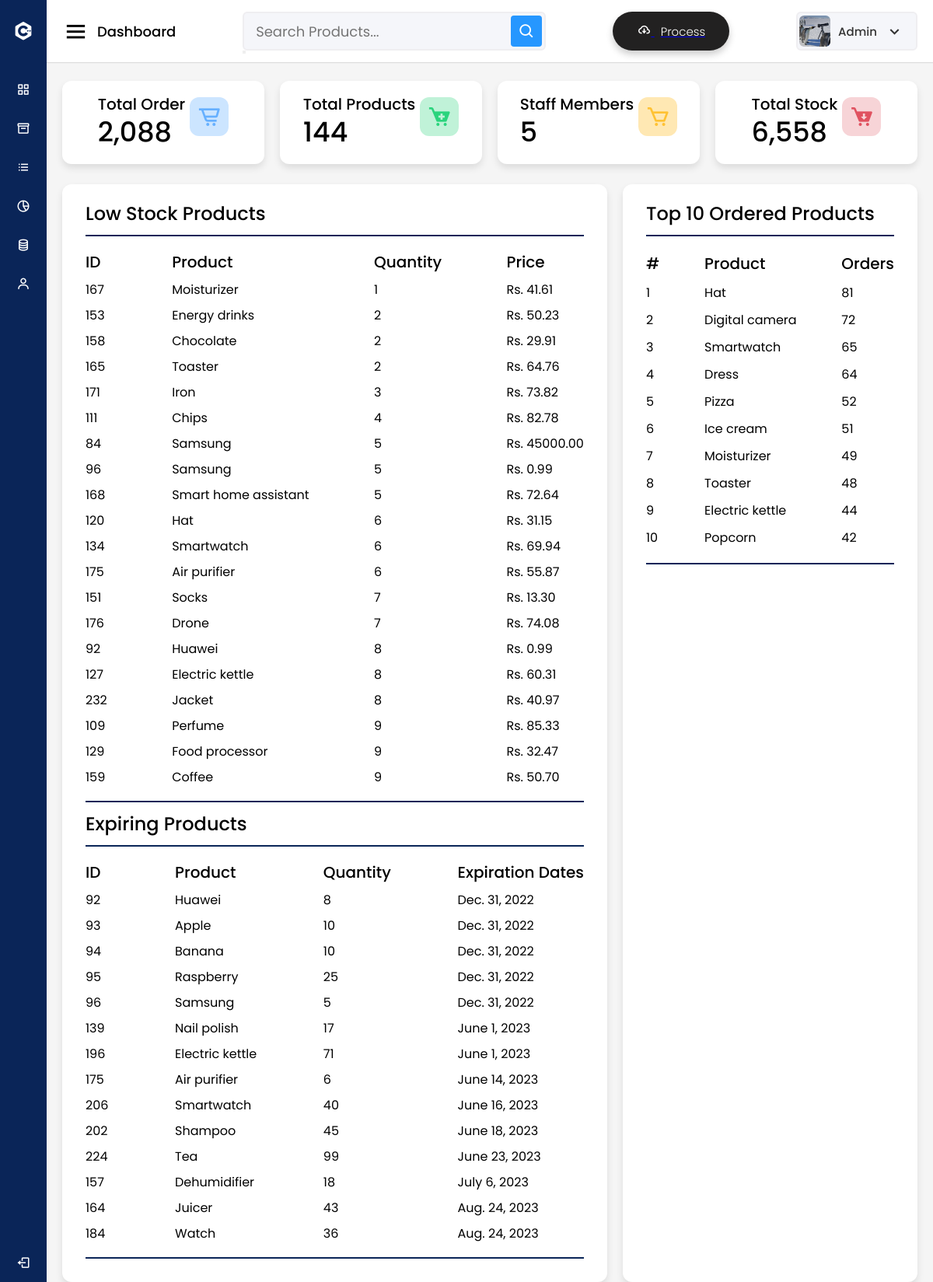
The app's page /dashboard/ (signed in), older data.
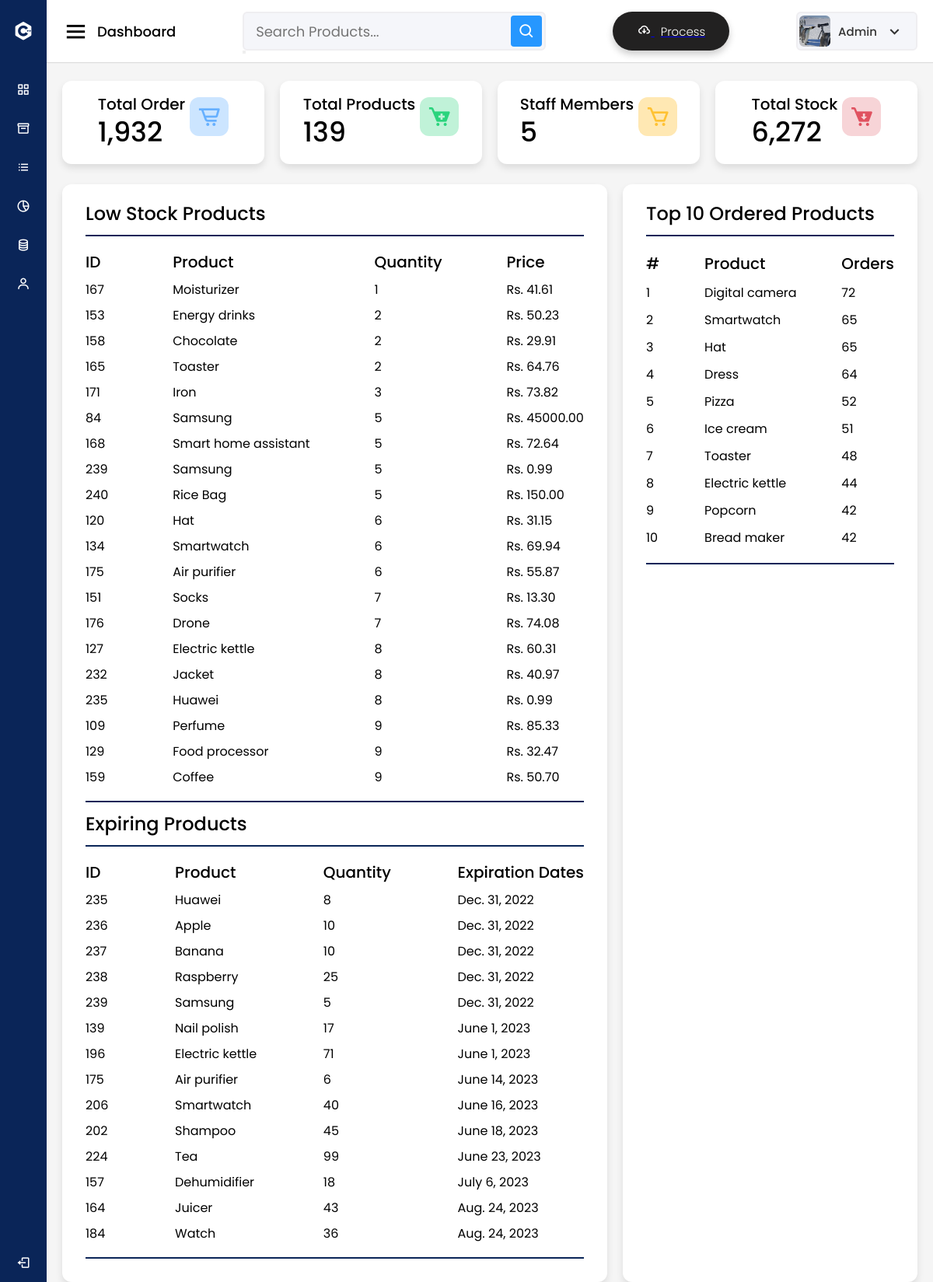
The same page, newer data.
### user/models.py (models this page shows, shortened)
class profile(models.Model):
    staff = models.OneToOneField(User, on_delete=models.CASCADE, null=True)
    address = models.CharField( max_length=100)
    phone = models.CharField( max_length=50, null= True)
    image = models.ImageField(default= 'avatar.jfif', upload_to= 'Profile_Images')

### dashboard/models.py (models this page shows)
class Product(models.Model):
    name = models.CharField(max_length=100, null=True)
    category = models.CharField(max_length=50, choices=CATEGORY, null=True)
    quantity = models.PositiveIntegerField(null=True)
    product_id = models.CharField(max_length=50, null=True)
    manufacturing_date = models.DateField(null=True)
    expiration_date = models.DateField(null=True)
    manufacturer_name = models.CharField(max_length=100, null=True)
    product_price = models.DecimalField(max_digits=10, decimal_places=2, null=True)
    is_available = models.BooleanField(default=True)
    def __str__(self):
        return f'{self.name}'

### dashboard/views.py (the view)
# urls.py: path('dashboard/', views.index, name = 'dashboard-home'),
@login_required
def index(request):
    orders = Order.objects.all()
    products = Product.objects.all()
    order_count = orders.count()
    product_count = products.count()
    staff_count = User.objects.all().count()
    formatted_order_count = '{:,}'.format(order_count)
    formatted_product_count = '{:,}'.format(product_count)
    formatted_staff_count = '{:,}'.format(staff_count)
    product_most_orders = orders.values('product__name').annotate(total_orders=Count('product')).order_by('-total_orders')[:10]
    product_most_orders_names = [item['product__name'] for item in product_most_orders]
    product_most_orders_data = [item['total_orders'] for item in product_most_orders]
    critical_products = Product.objects.filter(quantity__lt=10).order_by('quantity')
    expiring_products = Product.objects.filter(expiration_date__lte=date.today() + timedelta(days=90)).order_by('expiration_date')
    total_stock_quantity = 0
    for product in products:
            total_stock_quantity += product.quantity
    total_stock_quantity = '{:,}'.format(total_stock_quantity)
    product_quantity_dict = {}
    for product in products:
        if product.name in product_quantity_dict:
            product_quantity_dict[product.name.upper()] += product.quantity
        else:
            product_quantity_dict[product.name.upper()] = product.quantity
    product_names = []
    total_quantities = []
    for product_name, total_quantity in product_quantity_dict.items():
        product_names.append(product_name)
        total_quantities.append(total_quantity)
    ordered_products = {}
    for order in orders:
        category = order.product.name.upper()  # Convert to lowercase for case insensitivity
        if category in ordered_products:
            ordered_products[category] += order.quantity
        else:
            ordered_products[category] = order.quantity
    order_labels = list(ordered_products.keys())
    order_quantities = list(ordered_products.values())
    orderers = {}
    for order in orders:
        category = order.staff.username.upper()  # Convert to lowercase for case insensitivity
        if category in orderers:
            orderers[category] += 1
        else:
            orderers[category] = 1
    orderer_labels = list(orderers.keys())
    orderer_quantities = list(orderers.values())
    categories = {}
    for product in products:
        category = product.category.upper()  # Convert to lowercase for case insensitivity
        if category in categories:
            categories[category] += product.quantity
        else:
            categories[category] = product.quantity
    category_labels = list(categories.keys())
    category_quantities = list(categories.values())
    if request.method == 'POST':
        order_form = OrderForm(request.POST)
        if order_form.is_valid():
            instance = order_form.save(commit=False)
            instance.staff = request.user
            instance.save()
            return redirect('dashboard-home')
    else:
        order_form = OrderForm()
    context = {
        'orders': orders,
        'products': products,
        'order_form':order_form,
        'product_count':product_count,
        'staff_count':staff_count,
        'order_count':order_count,
        'category_labels': category_labels,
        'category_quantities': category_quantities,
        'order_labels': order_labels,
        'order_quantities': order_quantities,
        'orderer_labels': orderer_labels,
        'orderer_quantities': orderer_quantities,
        'product_names': product_names,
        'total_quantities': total_quantities,
        'product_most_orders_names':product_most_orders_names,
        'product_most_orders_data':product_most_orders_data,
        'critical_products':critical_products,
        'expiring_products':expiring_products,
        'formatted_order_count':formatted_order_count,
        'formatted_product_count':formatted_product_count,
        'formatted_staff_count':formatted_staff_count,
        'total_stock_quantity':total_stock_quantity,
    }
    return render(request, 'dashboard/index.html',context)

### dashboard/forms.py
class OrderForm(forms.ModelForm):
    class Meta:
        model = Order
        fields = ['product','quantity']

### templates/dashboard/index.html (shortened to what this page needs)
{% extends 'partials/base.html' %}
{% load static %}
{% block dashboard-title %} Dashboard {% endblock dashboard-title %}
{% block content %}
{% if user.is_authenticated and user.is_staff and user.is_superuser %}
<link rel="stylesheet" href="{% static 'style.css' %}" />
<div class="sales-boxes">
  <div class="recent-sales box">
    <div class="title">Low Stock Products</div>
    <hr>
    <div class="sales-details">
      <ul class="details">
          <li class="topic">ID</li>
          {% for product in critical_products %}
          <li>{{product.id}}</li>
        {% endfor %}
      </ul>
      <ul class="details">
        <li class="topic">Product</li>
        {% for product in critical_products %}
          <li>{{product}}</li>
        {% endfor %}
      </ul>
      <ul class="details">
        <li class="topic">Quantity</li>
        {% for product in critical_products %}
          <li>{{product.quantity}}</li>
        {% endfor %}
      </ul>
      <ul class="details">
        <li class="topic">Price</li>
        {% for product in critical_products %}
          <li>Rs. {{product.product_price}}</li>
        {% endfor %}
      </ul>
    </div>
    <hr>
    <div class="title">Expiring Products</div>
    <hr>
    <div class="sales-details">
      <ul class="details">
          <li class="topic">ID</li>
          {% for product in expiring_products %}
          <li>{{product.id}}</li>
        {% endfor %}
      </ul>
      <ul class="details">
        <li class="topic">Product</li>
        {% for product in expiring_products %}
          <li>{{product}}</li>
        {% endfor %}
      </ul>
      <ul class="details">
        <li class="topic">Quantity</li>
        {% for product in expiring_products %}
          <li>{{product.quantity}}</li>
        {% endfor %}
      </ul>
      <ul class="details">
        <li class="topic">Expiration Dates</li>
        {% for product in expiring_products %}
          <li>{{product.expiration_date}}</li>
        {% endfor %}
      </ul>
    </div>
    <hr>
  </div>
    <div class="top-sales box">
      <div class="title">Top 10 Ordered Products</div>
      <hr>
      <div class="sales-details">
        <ul class="details">
          <li class="topic">#</li>
          {% for order_name in product_most_orders_names %}
          <li>{{forloop.counter }}</li>
          {% endfor %}
        </ul>
        <ul class="details">
          <li class="topic">Product</li>
          {% for order_name in product_most_orders_names %}
            <li>{{order_name}}</li>
          {% endfor %}
        </ul>
        <ul class="details">
        <li class="topic">Orders</li>
        {% for order_data in product_most_orders_data %}
          <li>{{order_data}}</li>
        {% endfor %}
        </ul>
      </div>
      <hr>
    </div>
  </div>
{% else %}
{% include 'dashboard/staff_index.html' %}
{% endif %}
 {% endblock content  %}

### templates/partials/base.html (shortened to what this page needs)
{% load static %}
<link rel="stylesheet" href="{% static 'style.css' %}" />
<!DOCTYPE html>
<html lang="en" dir="ltr">
  <head>
    <link rel="stylesheet" href="{% static 'style.css' %}" />
    <link href='https://unpkg.com/boxicons@2.0.7/css/boxicons.min.css'
      rel='stylesheet'>
  </head>
  <body>
    {% include 'partials/sidebar.html' %}
    {% if user.is_authenticated and user.is_staff and user.is_superuser %}
  <section class="home-section">
    <nav>
      <div class="sidebar-button">
        <i class='bx bx-menu sidebarBtn'></i>
        <span class="dashboard">
          {% block dashboard-title %} {% endblock dashboard-title %}
        </span>
      </div>
      <form action="{% url 'dashboard-search-results' %}" method = "POST">
        <div class="search-box">
          <input type="text" placeholder="Search Products..." name = "searched">
          <button type = "submit"><i class='bx bx-search'></i></button>
        </div>
      </form>
      <div class="button-process">
        <div class="content">
          <a href="{% url 'dashboard-process-images'%}">
          <i class="bx bx-cloud-download"></i>
          <span class="button-process-text">Process </span></a>
        </div>
      </div>
      <div class="profile-details">
        <img  src= {{user.profile.image.url}} alt="Profile Picture">
        <span class="admin_name">{{user.username}}</span>
        <a href="{% url 'user-profile' %}"><i class='bx bx-chevron-down' > </i></a>
      </div>
    </nav>
    {% endif %}
    <div class="home-content">
    {% include 'partials/nav.html' %}
    {% block content %}{% endblock content %}
    </div>
  </section>
</body>
</html>

### templates/partials/sidebar.html
{% if user.is_authenticated and user.is_staff and user.is_superuser %}
{% load static %}
    <div class="sidebar">
      <div class="logo-details">
        <i class='bx bxl-c-plus-plus'></i>
        <span class="logo_name">StockCopter</span>
      </div>
      <ul class="nav-links">
        <li>
          <a href="{% url 'dashboard-home' %}">
            <i class='bx bx-grid-alt'></i>
            <span class="links_name">Dashboard</span>
          </a>
        </li>
        <li>
          <a href="{% url 'dashboard-product' %}">
            <i class='bx bx-box'></i>
            <span class="links_name">Product</span>
          </a>
        </li>
        <li>
          <a href="{% url 'dashboard-order' %}">
            <i class='bx bx-list-ul'></i>
            <span class="links_name">Order list</span>
          </a>
        </li>
        <li>
          <a href="{% url 'dashboard-analytics' %}">
            <i class='bx bx-pie-chart-alt-2'></i>
            <span class="links_name">Analytics</span>
          </a>
        </li>
        <li>
          <a href="{% url 'dashboard-stock' %}">
            <i class='bx bx-coin-stack'></i>
            <span class="links_name">Stock</span>
          </a>
        </li>
        <li>
          <a href="{% url 'dashboard-staff' %}">
            <i class='bx bx-user'></i>
            <span class="links_name">Team</span>
          </a>
        </li>
        <li class="log_out">
          <a href="{% url 'user-logout' %}">
            <i class='bx bx-log-out'></i>
            <span class="links_name">Log out</span>
          </a>
        </li>
      </ul>
    </div>
{% endif %}

### templates/partials/nav.html
{% load static %}
{% if user.is_authenticated and user.is_staff and user.is_superuser %}
        <div class="overview-boxes">
          <div class="box">
            <div class="right-side">
              <div class="box-topic">Total Order</div>
              <div class="number">{{formatted_order_count}}</div>
            </div>
            <i class='bx bx-cart-alt cart'></i>
          </div>
          <div class="box">
            <div class="right-side">
              <div class="box-topic">Total Products</div>
              <div class="number">{{formatted_product_count}}</div>
            </div>
            <i class='bx bxs-cart-add cart two'></i>
          </div>
          <div class="box">
            <div class="right-side">
              <div class="box-topic">Staff Members</div>
              <div class="number">{{formatted_staff_count}}</div>
            </div>
            <i class='bx bx-cart cart three'></i>
          </div>
          <div class="box">
            <div class="right-side">
              <div class="box-topic">Total Stock</div>
              <div class="number">{{total_stock_quantity}}</div>
            </div>
            <i class='bx bxs-cart-download cart four'></i>
          </div>
        </div>
{% endif %}

Row changes from the older to the newer data that the page shows:
removed Product: id "111", name "Chips", quantity "4", product_price "82.78"
removed Product: id "96", name "Samsung", quantity "5", product_price "0.99", expiration_date "Dec. 31, 2022"
removed Product: id "92", name "Huawei", quantity "8", product_price "0.99", expiration_date "Dec. 31, 2022"
removed Product: id "93", name "Apple", quantity "10", expiration_date "Dec. 31, 2022"
removed Product: id "94", name "Banana", quantity "10", expiration_date "Dec. 31, 2022"
removed Product: id "95", name "Raspberry", quantity "25", expiration_date "Dec. 31, 2022"
added Product: id "239", name "Samsung", quantity "5", product_price "0.99", expiration_date "Dec. 31, 2022"
added Product: id "240", name "Rice Bag", quantity "5", product_price "150.00"
added Product: id "235", name "Huawei", quantity "8", product_price "0.99", expiration_date "Dec. 31, 2022"
added Product: id "236", name "Apple", quantity "10", expiration_date "Dec. 31, 2022"
added Product: id "237", name "Banana", quantity "10", expiration_date "Dec. 31, 2022"
added Product: id "238", name "Raspberry", quantity "25", expiration_date "Dec. 31, 2022"
Text that changed along with them:
{{ total_stock_quantity }}: "6,558" → "6,272"
text no longer shown: "2,088 144"
text now shown: "1,932 139"
new list line: "Bread maker"
new list line: "65"
new list line: "42"
list line gone: "Moisturizer"
list line gone: "81"
list line gone: "49"
